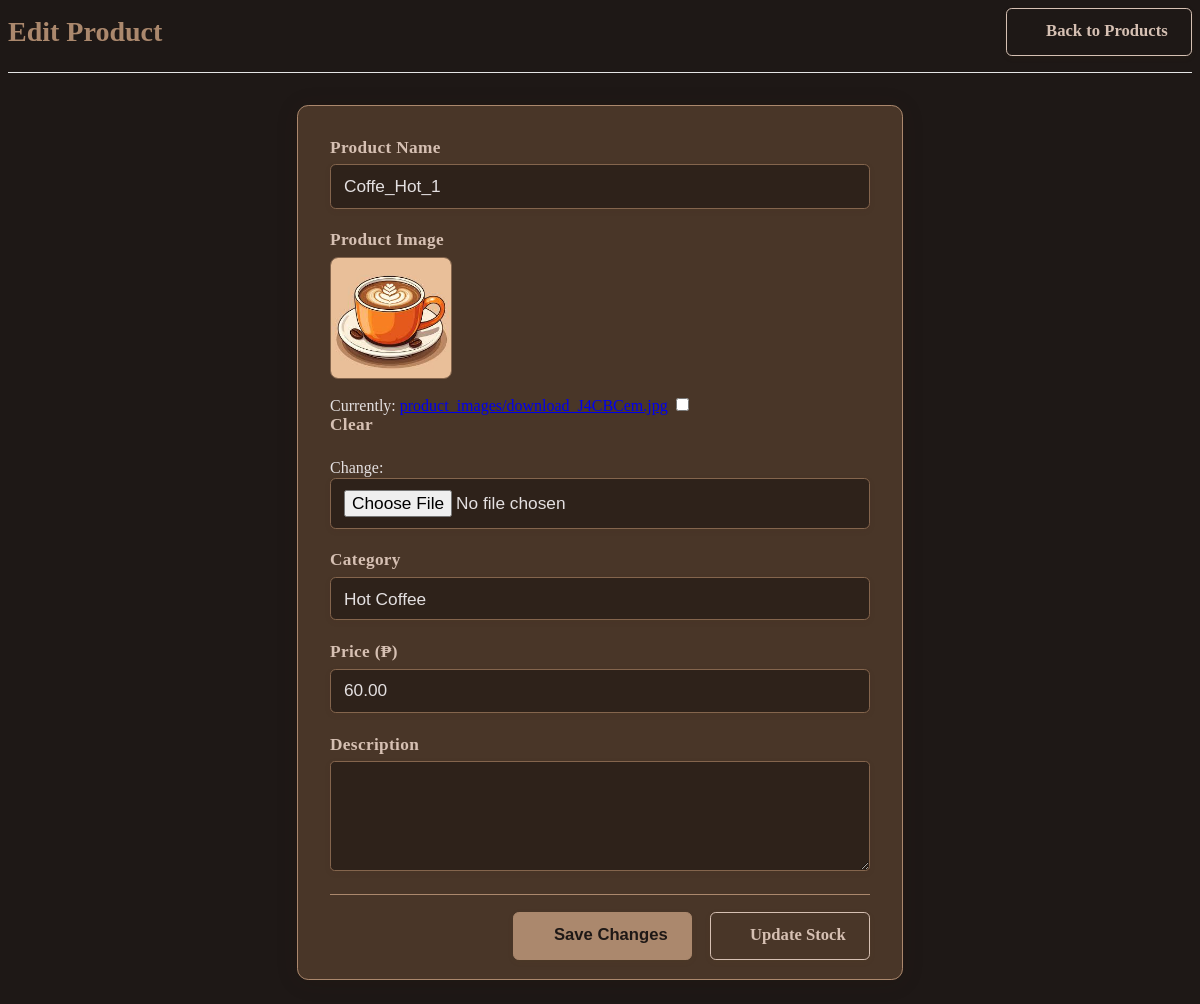
/products/edit/17/ (signed in), run on the app's committed database.
### pos/models.py (models this page shows, shortened)
class Product(models.Model):
    category = models.ForeignKey(Category, on_delete=models.CASCADE)
    name = models.CharField(max_length=100)
    price = models.DecimalField(max_digits=8, decimal_places=2)
    description = models.TextField(blank=True, null=True)
    image = models.ImageField(upload_to='product_images/', null=True, blank=True)

### pos/decorators.py (the view)
        def _wrapped_view(request, *args, **kwargs):
            try:
                employee = Employee.objects.get(user=request.user)
                if employee.role == role:
                    return view_func(request, *args, **kwargs)
            except Employee.DoesNotExist:
                pass
            return HttpResponseForbidden("403 Forbidden: You don’t have permission to access this page.")

### pos/forms.py
class ProductForm(forms.ModelForm):
    class Meta:
        model = Product
        fields = ['name', 'category', 'price', 'description','image']
        widgets = {
            'name': forms.TextInput(attrs={'class': 'form-control'}),
            'category': forms.Select(attrs={'class': 'form-control'}),
            'price': forms.NumberInput(attrs={'class': 'form-control', 'step': '0.01'}),
            'description': forms.Textarea(attrs={'class': 'form-control', 'rows': 3}),
            'image': forms.ClearableFileInput(attrs={'class': 'form-control'}),
        }

### pos/models.py (called while the page is built)
    def __str__(self):
        return self.name

### pos/views.py (called while the page is built)
@login_required
@role_required('manager')
def edit_product(request, product_id):
    product = get_object_or_404(Product, id=product_id)
    if request.method == 'POST':
        form = ProductForm(request.POST, request.FILES, instance=product)  # Accept FILES
        if form.is_valid():
            form.save()
            messages.success(request, f"Product '{product.name}' updated successfully!")
            return redirect('product_list')
    else:
        form = ProductForm(instance=product)
    categories = Category.objects.all()
    return render(request, 'pos/edit_product.html', {
        'form': form,
        'product': product,
        'categories': categories
    })

### pos/templates/pos/edit_product.html (shortened to what this page needs)
{% extends 'pos/base.html' %}
{% load static %}
{% block extra_css %}
<link rel="stylesheet" href="{% static 'pos/css/products.css' %}">
{% endblock %}
{% block content %}
<div class="content-header">
    <h1 class="page-title">Edit Product</h1>
    <div class="actions">
        <a href="{% url 'product_list' %}" class="btn btn-secondary">
             Back to Products
        </a>
    </div>
</div>
<div class="content-body">
    <div class="product-form-card">
        <form method="post" enctype="multipart/form-data" action="{% url 'edit_product' product.id %}">
            <div class="form-group">
                <label for="id_name">Product Name</label>
                {{ form.name }}
            </div>
            <div class="form-group">
                <label for="id_image">Product Image</label>
                {% if product.image %}
                  <img src="{{ product.image.url }}" alt="{{ product.name }}" class="current-product-img">
                {% endif %}
                {{ form.image }}
            </div>
            <div class="form-group">
                <label for="id_category">Category</label>
                {{ form.category }}
            </div>
            <div class="form-group">
                <label for="id_price">Price (₱)</label>
                {{ form.price }}
            </div>
            <div class="form-group">
                <label for="id_description">Description</label>
                {{ form.description }}
            </div>
            <div class="form-actions">
                <button type="submit" class="btn btn-primary">
                     Save Changes
                </button>
                <a href="{% url 'update_inventory' product.id %}" class="btn btn-secondary">
                     Update Stock
                </a>
            </div>
        </form>
    </div>
</div>
{% endblock %}

### pos/static/pos/css/products.css (style rules this page uses)
.content-header { display: flex; justify-content: space-between; align-items: center; margin-bottom: 1.5rem; padding-bottom: 0.5rem; border-bottom: 1px solid #e9ecef; }
.page-title { font-size: 1.75rem; font-weight: 600; color: #333; margin: 0; }
.actions { display: flex; gap: 0.75rem; }
.btn { display: inline-flex; align-items: center; justify-content: center; padding: 0.5rem 1rem; font-size: 0.875rem; font-weight: 500; border-radius: 0.25rem; cursor: pointer; transition: all 0.2s ease; }
.btn-primary { background-color: #6b4226; color: white; border: none; }
.btn-secondary { background-color: #f5f5f5; color: #333; border: 1px solid #ddd; }
.form-group { flex: 1; min-width: 200px; }
.form-control { display: block; width: 100%; padding: 0.5rem; font-size: 0.875rem; border: 1px solid #ced4da; border-radius: 0.25rem; }
.actions { display: flex; gap: 0.5rem; }
.content-header { display: flex; justify-content: space-between; align-items: center; margin-bottom: 2rem; padding-bottom: 1rem; border-bottom: 1px solid #e5e5e5; }
.actions { display: flex; gap: 1rem; }
.content-body { max-width: 800px; margin: 0 auto; }
.product-form-card { background-color: #ffffff; border-radius: 8px; box-shadow: 0 2px 10px rgba(0, 0, 0, 0.1); padding: 2rem; margin-bottom: 2rem; }
.form-group { margin-bottom: 1.5rem; }
.form-group label { display: block; margin-bottom: 0.5rem; font-weight: 500; color: #333; }
.form-control, input[type="text"], input[type="number"], select, textarea { width: 100%; padding: 0.75rem; font-size: 1rem; border: 1px solid #ced4da; border-radius: 4px; transition: border-color 0.15s ease-in-out, box-shadow 0.15s ease-in-out; }
textarea { min-height: 120px; resize: vertical; }
select { appearance: none; background-repeat: no-repeat; background-position: right 1rem center; padding-right: 2.5rem; }
.btn { display: inline-flex; align-items: center; font-weight: 500; padding: 0.625rem 1.25rem; font-size: 1rem; line-height: 1.5; border-radius: 4px; cursor: pointer; transition: all 0.15s ease-in-out; text-decoration: none; }
.btn-primary { color: #fff; background-color: #603F26; border: 1px solid #603F26; }
.btn-secondary { color: #fff; background-color: #6c757d; border: 1px solid #6c757d; }
.form-actions { display: flex; gap: 1rem; margin-top: 2rem; }

### data on the page
Product: name "Coffe_Hot_1", image (picture), category "Hot Coffee", price "60.00"
